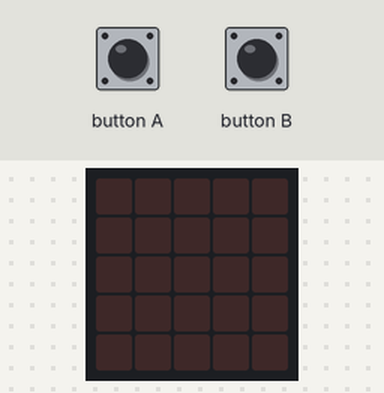
Bench run of a program on a simulated Calliope mini (MakeCode). Parts: the board's 5×5 LED display. The test bench sets the inputs (shaded band).

Above: at 1.2 s.
1.3 s: button A pressed for 0.15 s
At 1.51 s:
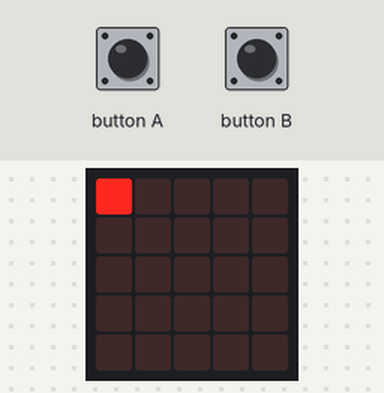
At 1.93 s:
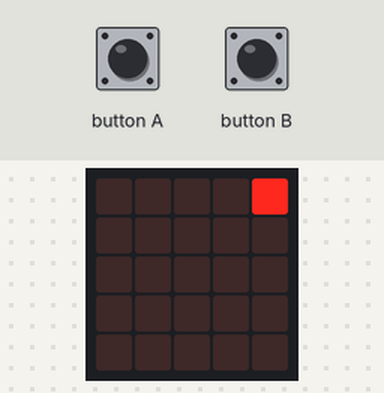
4.3 s: button B pressed for 0.15 s
Timing chart, 0 to 7.3 s (numbered marks = the images above; inputs shaded):
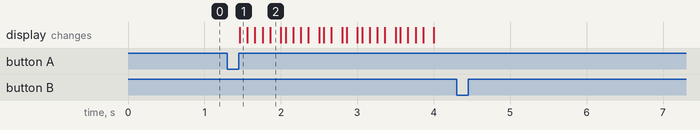

Measured:
- after the input at 1.3 s, the display: changes after 0.16 s (image 1)
- after the input at 4.3 s, every drawn part: stays the same

The program:

main.ts
```typescript
input.onButtonEvent(Button.A, input.buttonEventClick(), function () {
    status = 1
})
input.onButtonEvent(Button.B, input.buttonEventClick(), function () {
    status = 0
})
let status = 0
status = 0
basic.forever(function () {
    if (status == 1) {
        for (let x = 0; x <= 5; x++) {
            for (let y = 0; y <= 4; y++) {
                led.plot(y, x)
                basic.pause(100)
                led.unplot(y, x)
            }
        }
    }
})
```

test.ts
```typescript
// Hier kann man Tests durchführen; diese Datei wird nicht kompiliert, wenn dieses Paket als Erweiterung verwendet wird.
```
